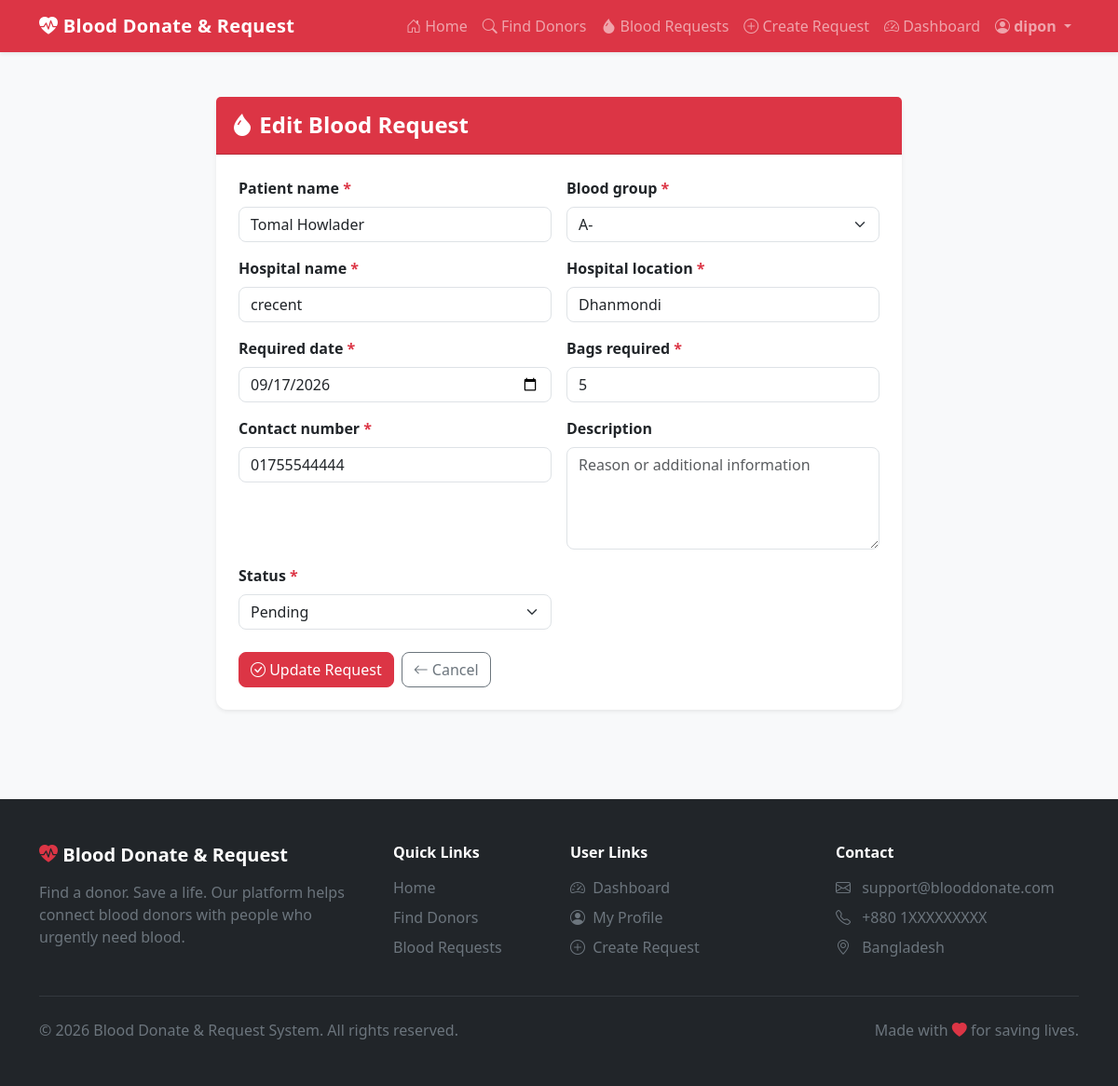
The app's page /requests/2/edit/ (signed in) with its own data.
### blood/models.py (models this page shows, shortened)
class BloodRequest(models.Model):
    BLOOD_GROUP_CHOICES = [
        ('A+', 'A+'),
        ('A-', 'A-'),
        ('B+', 'B+'),
        ('B-', 'B-'),
        ('AB+', 'AB+'),
        ('AB-', 'AB-'),
        ('O+', 'O+'),
        ('O-', 'O-'),
    ]
    STATUS_CHOICES = [
        ('Pending', 'Pending'),
        ('Fulfilled', 'Fulfilled'),
        ('Cancelled', 'Cancelled'),
    ]
    requester = models.ForeignKey(
        User,
        on_delete=models.CASCADE,
        related_name='blood_requests'
    )
    patient_name = models.CharField(
        max_length=100
    )
    blood_group = models.CharField(
        max_length=3,
        choices=BLOOD_GROUP_CHOICES
    )
    hospital_name = models.CharField(
        max_length=150
    )
    hospital_location = models.CharField(
        max_length=150
    )
    required_date = models.DateField()
    bags_required = models.PositiveIntegerField(
        validators=[
            MinValueValidator(1)
        ]
    )
    contact_number = models.CharField(
        max_length=15
    )
    description = models.TextField(
        blank=True
    )
    status = models.CharField(
        max_length=20,
        choices=STATUS_CHOICES,
        default='Pending'
    )
    created_at = models.DateTimeField(
        auto_now_add=True
    )
    updated_at = models.DateTimeField(
        auto_now=True
    )
    class Meta:
        ordering = ['-created_at']

### blood/views.py (the view)
@login_required
def blood_request_edit(request, pk):
    blood_request = get_object_or_404(
        BloodRequest,
        pk=pk,
        requester=request.user
    )
    if request.method == 'POST':
        form = BloodRequestForm(
            request.POST,
            instance=blood_request
        )
        if form.is_valid():
            form.save()
            messages.success(
                request,
                'Blood request updated successfully!'
            )
            return redirect(
                'blood_request_list'
            )
    else:
        form = BloodRequestForm(
            instance=blood_request
        )
    return render(
        request,
        'requests/request_form.html',
        {
            'form': form,
            'page_title': 'Edit Blood Request',
            'button_text': 'Update Request',
        }
    )

### templates/requests/request_form.html (shortened to what this page needs)
{% extends 'base.html' %}
{% block content %}
<div class="container py-5">
    <div class="row justify-content-center">
        <div class="col-lg-8">
            <div class="card border-0 shadow-sm">
                <div class="card-header bg-danger text-white py-3">
                    <h4 class="mb-0 fw-bold">
                        <i class="bi bi-droplet-fill"></i>
                        {{ page_title }}
                    </h4>
                </div>
                <div class="card-body p-4">
                    <form
                        method="post"
                        novalidate
                    >
                        <div class="row g-3">
                            {% for field in form %}
                                <div class="col-md-6">
                                    <label
                                        for="{{ field.id_for_label }}"
                                        class="form-label fw-semibold"
                                    >
                                        {{ field.label }}
                                        {% if field.field.required %}
                                            <span class="text-danger">*</span>
                                        {% endif %}
                                    </label>
                                    {{ field }}
                                </div>
                            {% endfor %}
                        </div>
                        <div class="mt-4 d-flex gap-2">
                            <button
                                type="submit"
                                class="btn btn-danger"
                            >
                                <i class="bi bi-check-circle"></i>
                                {{ button_text }}
                            </button>
                            <a
                                href="{% url 'blood_request_list' %}"
                                class="btn btn-outline-secondary"
                            >
                                <i class="bi bi-arrow-left"></i>
                                Cancel
                            </a>
                        </div>
                    </form>
                </div>
            </div>
        </div>
    </div>
</div>
{% endblock %}

### templates/base.html (shortened to what this page needs)
{% load static %}
<!DOCTYPE html>
<html lang="en">
<head>
    <link
        href="https://cdn.jsdelivr.net/npm/bootstrap@5.3.3/dist/css/bootstrap.min.css"
        rel="stylesheet"
    >
    <link
        rel="stylesheet"
        href="https://cdn.jsdelivr.net/npm/bootstrap-icons@1.11.3/font/bootstrap-icons.min.css"
    >
    <link
        rel="stylesheet"
        href="{% static 'css/style.css' %}"
    >
</head>
<body class="bg-light">
<nav class="navbar navbar-expand-lg navbar-dark bg-danger shadow-sm">
    <div class="container">
        <a
            class="navbar-brand fw-bold"
            href="{% url 'home' %}"
        >
            <i class="bi bi-heart-pulse-fill"></i>
            Blood Donate & Request
        </a>
        <div
            class="collapse navbar-collapse"
            id="mainNavbar"
        >
            <ul class="navbar-nav ms-auto align-items-lg-center">
                <li class="nav-item">
                    <a
                        class="nav-link"
                        href="{% url 'home' %}"
                    >
                        <i class="bi bi-house-door"></i>
                        Home
                    </a>
                </li>
                <li class="nav-item">
                    <a
                        class="nav-link"
                        href="{% url 'donor_list' %}"
                    >
                        <i class="bi bi-search"></i>
                        Find Donors
                    </a>
                </li>
                <li class="nav-item">
                    <a
                        class="nav-link"
                        href="{% url 'blood_request_list' %}"
                    >
                        <i class="bi bi-droplet-fill"></i>
                        Blood Requests
                    </a>
                </li>
                {% if user.is_authenticated %}
                    <li class="nav-item">
                        <a
                            class="nav-link"
                            href="{% url 'blood_request_create' %}"
                        >
                            <i class="bi bi-plus-circle"></i>
                            Create Request
                        </a>
                    </li>
                    <li class="nav-item">
                        <a
                            class="nav-link"
                            href="{% url 'dashboard' %}"
                        >
                            <i class="bi bi-speedometer2"></i>
                            Dashboard
                        </a>
                    </li>
                    <li class="nav-item dropdown">
                        <a
                            class="nav-link dropdown-toggle fw-semibold"
                            href="#"
                            role="button"
                            data-bs-toggle="dropdown"
                            aria-expanded="false"
                        >
                            <i class="bi bi-person-circle"></i>
                            {{ user.username }}
                        </a>
                    </li>
                {% endif %}
            </ul>
        </div>
    </div>
</nav>
<main>
    {% block content %}
    {% endblock %}
</main>
<footer class="bg-dark text-white mt-5">
    <div class="container py-5">
        <div class="row g-4">
            <div class="col-lg-4 col-md-6">
                <h5 class="fw-bold">
                    <i class="bi bi-heart-pulse-fill text-danger"></i>
                    Blood Donate & Request
                </h5>
                <p class="text-secondary mt-3 mb-0">
                    Find a donor. Save a life.
                    Our platform helps connect blood donors
                    with people who urgently need blood.
                </p>
            </div>
            <div class="col-lg-2 col-md-6">
                <h6 class="fw-bold mb-3">
                    Quick Links
                </h6>
                <ul class="list-unstyled">
                    <li class="mb-2">
                        <a
                            href="{% url 'home' %}"
                            class="text-secondary text-decoration-none"
                        >
                            Home
                        </a>
                    </li>
                    <li class="mb-2">
                        <a
                            href="{% url 'donor_list' %}"
                            class="text-secondary text-decoration-none"
                        >
                            Find Donors
                        </a>
                    </li>
                    <li class="mb-2">
                        <a
                            href="{% url 'blood_request_list' %}"
                            class="text-secondary text-decoration-none"
                        >
                            Blood Requests
                        </a>
                    </li>
                </ul>
            </div>
            <div class="col-lg-3 col-md-6">
                <h6 class="fw-bold mb-3">
                    User Links
                </h6>
                <ul class="list-unstyled">
                    {% if user.is_authenticated %}
                        <li class="mb-2">
                            <a
                                href="{% url 'dashboard' %}"
                                class="text-secondary text-decoration-none"
                            >
                                <i class="bi bi-speedometer2 me-1"></i>
                                Dashboard
                            </a>
                        </li>
                        <li class="mb-2">
                            <a
                                href="{% url 'donor_profile' %}"
                                class="text-secondary text-decoration-none"
                            >
                                <i class="bi bi-person-circle me-1"></i>
                                My Profile
                            </a>
                        </li>
                        <li class="mb-2">
                            <a
                                href="{% url 'blood_request_create' %}"
                                class="text-secondary text-decoration-none"
                            >
                                <i class="bi bi-plus-circle me-1"></i>
                                Create Request
                            </a>
                        </li>
                    {% endif %}
                </ul>
            </div>
            <div class="col-lg-3 col-md-6">
                <h6 class="fw-bold mb-3">
                    Contact
                </h6>
                <p class="text-secondary mb-2">
                    <i class="bi bi-envelope me-2"></i>
                    support@blooddonate.com
                </p>
                <p class="text-secondary mb-2">
                    <i class="bi bi-telephone me-2"></i>
                    +880 1XXXXXXXXX
                </p>
                <p class="text-secondary mb-0">
                    <i class="bi bi-geo-alt me-2"></i>
                    Bangladesh
                </p>
            </div>
        </div>
        <hr class="border-secondary my-4">
        <div class="row align-items-center">
            <div class="col-md-6">
                <p class="text-secondary mb-0">
                    &copy;
                    {% now "Y" %}
                    Blood Donate & Request System.
                    All rights reserved.
                </p>
            </div>
            <div class="col-md-6 text-md-end mt-3 mt-md-0">
                <span class="text-secondary">
                    Made with
                    <i class="bi bi-heart-fill text-danger"></i>
                    for saving lives.
                </span>
            </div>
        </div>
    </div>
</footer>
</body>
</html>

### static/css/style.css (style rules this page uses)
body { min-height: 100vh; }
.navbar-brand { letter-spacing: 0.3px; }
.card { border-radius: 12px; }
.btn { border-radius: 8px; }
.form-control, .form-select { border-radius: 8px; }
footer { margin-top: auto; }
.text-danger { color: #dc3545 !important; }

### records on screen
BloodRequest: form "Tomal Howlader" "A-" "crecent" "Dhanmondi" "09/17/2026" "5" "01755544444" "Pending"

### other values on screen
{{ user.username }} "dipon"
{{ page_title }} "Edit Blood Request"
{{ field.label }} "Patient name" "Blood group" "Hospital name" "Hospital location" "Required date" "Bags required" "Contact number" "Description" "Status"
{{ button_text }} "Update Request"
